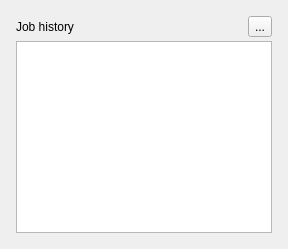
            <widget class="QWidget" name="tab_13">
             <attribute name="title">
              <string>Saved</string>
             </attribute>
             <layout class="QVBoxLayout" name="verticalLayout_21">
              <item>
               <widget class="QWidget" name="widget_6" native="true">
                <layout class="QVBoxLayout" name="verticalLayout_24">
                 <property name="spacing">
                  <number>4</number>
                 </property>
                 <property name="leftMargin">
                  <number>5</number>
                 </property>
                 <property name="topMargin">
                  <number>5</number>
                 </property>
                 <property name="rightMargin">
                  <number>5</number>
                 </property>
                 <property name="bottomMargin">
                  <number>5</number>
                 </property>
                 <item>
                  <layout class="QHBoxLayout" name="horizontalLayout_25">
                   <item>
                    <widget class="QLabel" name="label_3">
                     <property name="text">
                      <string>Job history</string>
                     </property>
                    </widget>
                   </item>
                   <item>
                    <spacer name="horizontalSpacer_3">
                     <property name="orientation">
                      <enum>Qt::Horizontal</enum>
                     </property>
                     <property name="sizeHint" stdset="0">
                      <size>
                       <width>40</width>
                       <height>20</height>
                      </size>
                     </property>
                    </spacer>
                   </item>
                   <item>
                    <widget class="QToolButton" name="toolButton_15">
                     <property name="text">
                      <string>...</string>
                     </property>
                    </widget>
                   </item>
                  </layout>
                 </item>
                 <item>
                  <widget class="QTableView" name="tableView"/>
                 </item>
                 <item>
                  <layout class="QHBoxLayout" name="horizontalLayout_26"/>
                 </item>
                </layout>
               </widget>
              </item>
             </layout>
            </widget>
